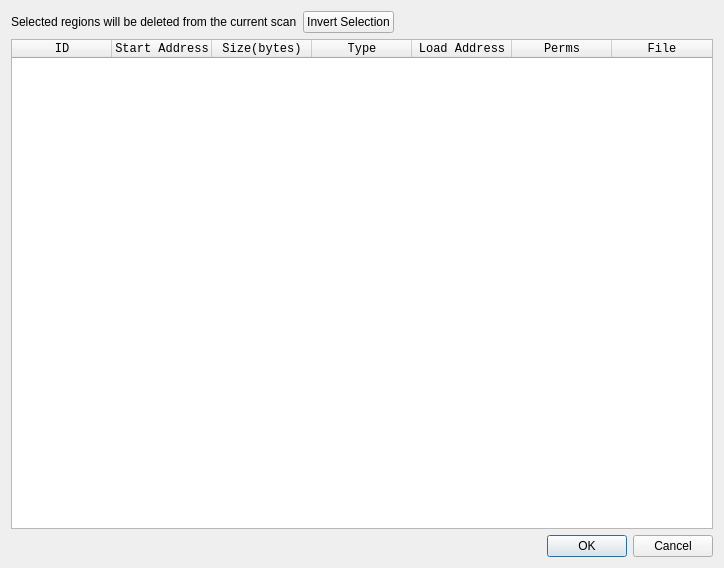
<?xml version="1.0" encoding="UTF-8"?>
<ui version="4.0">
 <class>Dialog</class>
 <widget class="QDialog" name="Dialog">
  <property name="geometry">
   <rect>
    <x>0</x>
    <y>0</y>
    <width>724</width>
    <height>568</height>
   </rect>
  </property>
  <property name="windowTitle">
   <string>Manage Scan Regions</string>
  </property>
  <layout class="QGridLayout" name="gridLayout">
   <item row="0" column="0">
    <layout class="QHBoxLayout" name="horizontalLayout">
     <item>
      <widget class="QLabel" name="label">
       <property name="text">
        <string>Selected regions will be deleted from the current scan</string>
       </property>
      </widget>
     </item>
     <item>
      <widget class="QPushButton" name="pushButton_Invert">
       <property name="text">
        <string>Invert Selection</string>
       </property>
      </widget>
     </item>
     <item>
      <spacer name="horizontalSpacer">
       <property name="orientation">
        <enum>Qt::Horizontal</enum>
       </property>
       <property name="sizeHint" stdset="0">
        <size>
         <width>40</width>
         <height>20</height>
        </size>
       </property>
      </spacer>
     </item>
    </layout>
   </item>
   <item row="1" column="0">
    <widget class="QScanRegionTable" name="tableWidget_Regions">
     <property name="font">
      <font>
       <family>Monospace</family>
      </font>
     </property>
     <property name="editTriggers">
      <set>QAbstractItemView::NoEditTriggers</set>
     </property>
     <property name="selectionBehavior">
      <enum>QAbstractItemView::SelectRows</enum>
     </property>
     <property name="sortingEnabled">
      <bool>true</bool>
     </property>
     <property name="wordWrap">
      <bool>false</bool>
     </property>
     <attribute name="horizontalHeaderStretchLastSection">
      <bool>true</bool>
     </attribute>
     <attribute name="verticalHeaderVisible">
      <bool>false</bool>
     </attribute>
     <attribute name="verticalHeaderMinimumSectionSize">
      <number>16</number>
     </attribute>
     <attribute name="verticalHeaderDefaultSectionSize">
      <number>16</number>
     </attribute>
     <column>
      <property name="text">
       <string>ID</string>
      </property>
     </column>
     <column>
      <property name="text">
       <string>Start Address</string>
      </property>
     </column>
     <column>
      <property name="text">
       <string>Size(bytes)</string>
      </property>
     </column>
     <column>
      <property name="text">
       <string>Type</string>
      </property>
     </column>
     <column>
      <property name="text">
       <string>Load Address</string>
      </property>
     </column>
     <column>
      <property name="text">
       <string>Perms</string>
      </property>
     </column>
     <column>
      <property name="text">
       <string>File</string>
      </property>
     </column>
    </widget>
   </item>
   <item row="2" column="0">
    <widget class="QDialogButtonBox" name="buttonBox">
     <property name="orientation">
      <enum>Qt::Horizontal</enum>
     </property>
     <property name="standardButtons">
      <set>QDialogButtonBox::Cancel|QDialogButtonBox::Ok</set>
     </property>
    </widget>
   </item>
  </layout>
 </widget>
 <customwidgets>
  <customwidget>
   <class>QScanRegionTable</class>
   <extends>QTableWidget</extends>
   <header location="global">GUI.ManageScanRegions.ScanRegionTable</header>
  </customwidget>
 </customwidgets>
 <resources/>
 <connections>
  <connection>
   <sender>buttonBox</sender>
   <signal>accepted()</signal>
   <receiver>Dialog</receiver>
   <slot>accept()</slot>
   <hints>
    <hint type="sourcelabel">
     <x>248</x>
     <y>254</y>
    </hint>
    <hint type="destinationlabel">
     <x>157</x>
     <y>274</y>
    </hint>
   </hints>
  </connection>
  <connection>
   <sender>buttonBox</sender>
   <signal>rejected()</signal>
   <receiver>Dialog</receiver>
   <slot>reject()</slot>
   <hints>
    <hint type="sourcelabel">
     <x>316</x>
     <y>260</y>
    </hint>
    <hint type="destinationlabel">
     <x>286</x>
     <y>274</y>
    </hint>
   </hints>
  </connection>
 </connections>
</ui>
